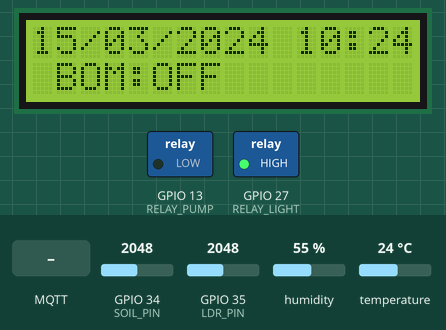
Recording of a sketch running on a simulated ESP32. Parts: 16×2 character LCD, switched loads named in the sketch (green lamp = pin HIGH). The test bench sets the inputs (shaded band); at power-on: GPIO 35 (LDR_PIN) = 2048, GPIO 34 (SOIL_PIN) = 2048, humidity 55 %, temperature 24 °C. WiFi joins after 1.5 s; servers stay silent unless stated; the local clock reads 2024-03-15 10:24:30 at power-on unless the sketch sets it; no MQTT or app messages arrive unless stated; what the sketch prints to the serial monitor is not drawn.

Above: at 2.8 s.
2.9 s: MQTT message "ON" arrives on the first subscribed topic
At 5.3 s:
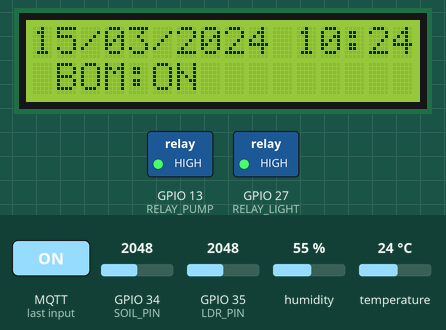
6.2 s: GPIO 35 (LDR_PIN) set to 1941
At 8.3 s:
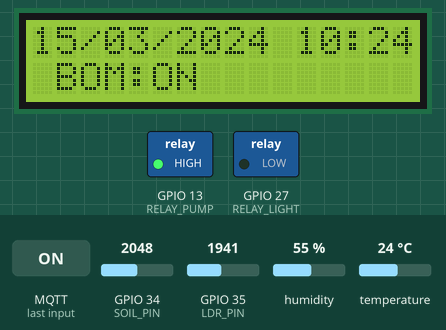
9.2 s: MQTT message "OFF" arrives on the first subscribed topic
At 11.3 s:
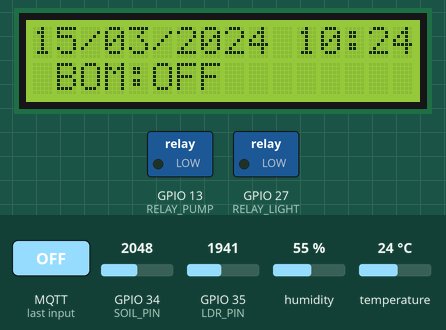
12.3 s: GPIO 35 (LDR_PIN) set to 2040
At 14.2 s:
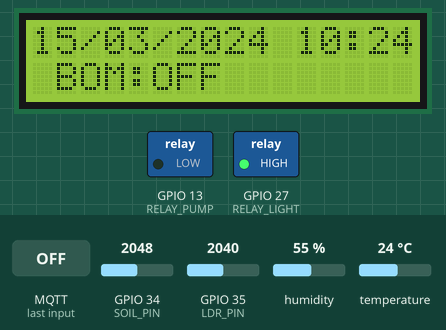
18.7 s: GPIO 35 (LDR_PIN) set to 1960
At 33.4 s:
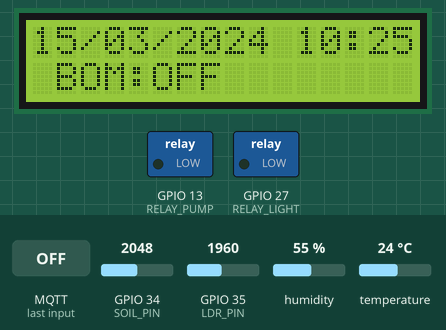
Timing chart, 0 to 33.9 s (numbered marks = the images above; inputs shaded):
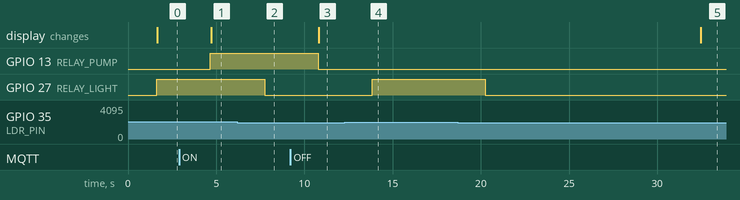

The sketch:

CUOIKI_INTERNETVV.ino
```cpp
#include <WiFi.h>
#include <WiFiClientSecure.h>
#include <PubSubClient.h>
#include <Wire.h>
#include <LiquidCrystal_I2C.h>
#include <DS1302.h>
#include "DHT.h"
#include "ThingSpeak.h" // --- THÊM THƯ VIỆN ---

// ===== WIFI =====
const char* ssid = "iPhone";
const char* password = "00000000@";

// ===== MQTT =====
const char* mqtt_server = "53096db1c4e64e078478b373c96ab3a8.s1.eu.hivemq.cloud";
const int   mqtt_port = 8883;
const char* mqtt_user = "XUANCUONG";
const char* mqtt_pass = "Hoxuancuong26082005@";
const char* mqtt_topic_pub = "garden/data";
const char* mqtt_topic_sub = "garden/control";

// ===== THINGSPEAK (THÊM MỚI) =====
unsigned long myChannelNumber = 3208238;      // Thay bằng Channel ID của bạn
const char * myWriteAPIKey = "BJVFGOYMTS55PAKG";  // Thay bằng Write API Key của bạn
unsigned long lastTimeThingSpeak = 0;         // Biến đếm thời gian
const unsigned long postingInterval = 15000;  // Gửi mỗi 15 giây

// ===== PIN =====
#define DHTPIN 4
#define DHTTYPE DHT11
#define SOIL_PIN 34
#define LDR_PIN 35
#define RELAY_PUMP 13
#define RELAY_LIGHT 27

// ===== RTC DS1302 =====
#define RTC_CE 5
#define RTC_IO 18
#define RTC_SCLK 19

DHT dht(DHTPIN, DHTTYPE);
DS1302 rtc(RTC_CE, RTC_IO, RTC_SCLK);
LiquidCrystal_I2C lcd(0x27, 16, 2);

WiFiClientSecure espClient;
PubSubClient client(espClient);
WiFiClient tsClient; // --- CLIENT CHO THINGSPEAK ---

// ===== BIẾN =====
int soilThreshold = 40;
int startHour = 7;
int startMin  = 0;
int endHour   = 7;
int endMin    = 10;

bool isDark = false;
bool scheduledWateringActive = false;

// ===== MQTT CALLBACK =====
void callback(char* topic, byte* message, unsigned int length) {
    String msg;
    for (int i = 0; i < length; i++) msg += (char)message[i];
    msg.trim();

    Serial.printf("<<< MQTT Received [%s]: %s\n", topic, msg.c_str());

    if (msg == "ON") {
        digitalWrite(RELAY_PUMP, HIGH);
        Serial.println(">>> Pump set to ON (MANUAL OVERRIDE)");
    }
    else if (msg == "OFF") {
        digitalWrite(RELAY_PUMP, LOW);
        Serial.println(">>> Pump set to OFF (MANUAL OVERRIDE)");
    }

    if (msg.startsWith("WATER:")) {
        int h, m, d;
        if (sscanf(msg.c_str(), "WATER:%d:%d:%d", &h, &m, &d) == 3) {
            startHour = h; startMin = m;
            endHour = h; endMin = m + d;
            if (endMin >= 60) { endMin -= 60; endHour++; if (endHour >= 24) endHour = 0; }
            Serial.printf("✅ LICH TUOI CAP NHAT: %02d:%02d -> %02d:%02d\n", startHour, startMin, endHour, endMin);
        }
    }
}

// ===== MQTT CONNECT =====
void reconnect() {
    Serial.print("Connecting to MQTT...");
    while (!client.connected()) {
        if (client.connect("ESP32", mqtt_user, mqtt_pass)) {
            client.subscribe(mqtt_topic_sub);
            Serial.println(" connected!");
        } else {
            delay(3000);
        }
    }
}

void setup() {
    Serial.begin(115200);
    dht.begin();
    rtc.halt(false);
    rtc.writeProtect(false);

    pinMode(RELAY_PUMP, OUTPUT);
    pinMode(RELAY_LIGHT, OUTPUT);
    digitalWrite(RELAY_PUMP, LOW);
    digitalWrite(RELAY_LIGHT, LOW);

    lcd.init();
    lcd.backlight();

    WiFi.begin(ssid, password);
    while (WiFi.status() != WL_CONNECTED) { delay(500); Serial.print("."); }

    espClient.setInsecure();
    client.setServer(mqtt_server, mqtt_port);
    client.setCallback(callback);

    ThingSpeak.begin(tsClient); // --- KẾT NỐI THINGSPEAK ---
    reconnect();
}

void loop() {
    setTimeFromSerial();
    if (!client.connected()) reconnect();
    client.loop();

    Time t = rtc.time();
    float h = dht.readHumidity();
    float temp = dht.readTemperature();
    int soil = map(analogRead(SOIL_PIN), 0, 4095, 100, 0);
    int light = analogRead(LDR_PIN);
    bool currentPumpState = digitalRead(RELAY_PUMP);

    if (isnan(h) || isnan(temp)) Serial.println("⚠️ DHT Sensor Read Error!");

    // ===== ĐÈN =====
    isDark = (light > 2000);
    digitalWrite(RELAY_LIGHT, isDark ? HIGH : LOW);
    bool lightState = digitalRead(RELAY_LIGHT);

    // ===== LOGIC BƠM =====
    bool afterStart = (t.hr > startHour) || (t.hr == startHour && t.min >= startMin);
    bool beforeEnd = (t.hr < endHour) || (t.hr == endHour && t.min < endMin);
    bool wateringTime = afterStart && beforeEnd;

    if (currentPumpState == HIGH && !scheduledWateringActive && !wateringTime) {
    } else if (currentPumpState == LOW && scheduledWateringActive && !wateringTime) {
    } else {
        if (wateringTime) { digitalWrite(RELAY_PUMP, HIGH); scheduledWateringActive = true; }
        else { digitalWrite(RELAY_PUMP, LOW); scheduledWateringActive = false; }
    }
    currentPumpState = digitalRead(RELAY_PUMP);

    // ===== LCD =====
    lcd.setCursor(0, 0);
    lcd.printf("%02d/%02d/%02d %02d:%02d", t.date, t.mon, t.yr, t.hr, t.min);
    lcd.setCursor(0, 1);
    lcd.print(" BOM:"); lcd.print(currentPumpState ? "ON " : "OFF");

    // ===== SERIAL =====
    Serial.printf("3. Nhiet Do/Do Am KK: %.1f C / %.1f %%\n", temp, h);
    Serial.printf("4. Do Am Dat: %d %%\n", soil);
    Serial.printf("8. TRANG THAI BOM: %s\n", (currentPumpState ? "ON" : "OFF"));

    // ===== MQTT JSON =====
    String payload = "{";
    payload += "\"nhietdo\":" + String(temp,1) + ",";
    payload += "\"doamkk\":" + String(h,1) + ",";
    payload += "\"doamdat\":" + String(soil) + ",";
    payload += "\"bom\":" + String(currentPumpState ? 1 : 0) + ",";
    payload += "\"den\":" + String(lightState ? 1 : 0) + ",";
    payload += "\"chedo\":\"TIMER\",";
    payload += "\"lich\":\"" + String(startHour) + ":" + String(startMin) + "-" + String(endHour) + ":" + String(endMin) + "\"}";
    client.publish(mqtt_topic_pub, payload.c_str());

    // ===== THINGSPEAK SEND (THÊM MỚI) =====
    if (millis() - lastTimeThingSpeak > postingInterval) {
        ThingSpeak.setField(1, temp);
        ThingSpeak.setField(2, h);
        ThingSpeak.setField(3, soil);
        ThingSpeak.setField(4, currentPumpState ? 1 : 0);
        ThingSpeak.setField(5, lightState ? 1 : 0);

        int x = ThingSpeak.writeFields(myChannelNumber, myWriteAPIKey);
        if(x == 200) Serial.println("✅ ThingSpeak Update Successful.");
        else Serial.println("❌ ThingSpeak Error: " + String(x));

        lastTimeThingSpeak = millis();
    }

    delay(3000);
}

void setTimeFromSerial() {
    if (!Serial.available()) return;
    String cmd = Serial.readStringUntil('\n'); cmd.trim();
    if (!cmd.startsWith("SET:")) return;
    int d, m, y, hh, mm, ss;
    if (sscanf(cmd.c_str(), "SET:%d/%d/%d-%d:%d:%d", &d, &m, &y, &hh, &mm, &ss) == 6) {
        Time t(y, m, d, hh, mm, ss, Time::kSunday);
        rtc.time(t);
        Serial.println("✅ DA CAP NHAT RTC");
    }
}
```

Measured:
- the behaviour switches between 2001 and 2000 on GPIO 35 (LDR_PIN) (found by bisection; images 1 and 2)
- after the input at 2.9 s, GPIO 13 (RELAY_PUMP): LOW → HIGH after 1.8 s; the display: changes after 1.8 s (image 1)
- after the input at 6.2 s, GPIO 27 (RELAY_LIGHT): HIGH → LOW after 1.5 s
- after the input at 9.2 s, GPIO 13 (RELAY_PUMP): HIGH → LOW after 1.6 s; the display: changes after 1.6 s (image 3)
- after the input at 12.3 s, GPIO 27 (RELAY_LIGHT): LOW → HIGH after 1.5 s
- after the input at 18.7 s, GPIO 27 (RELAY_LIGHT): HIGH → LOW after 1.5 s
